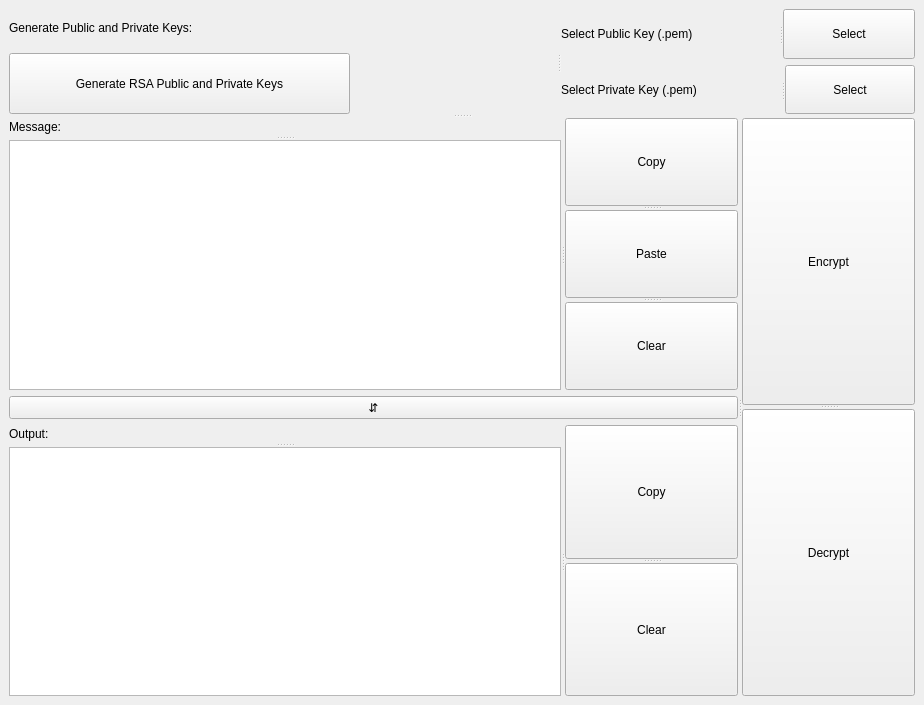
<?xml version="1.0" encoding="UTF-8"?>
<ui version="4.0">
 <class>MainWindow</class>
 <widget class="QMainWindow" name="MainWindow">
  <property name="geometry">
   <rect>
    <x>0</x>
    <y>0</y>
    <width>924</width>
    <height>705</height>
   </rect>
  </property>
  <property name="windowTitle">
   <string>SendMessageSafe（安心傳訊）- RSA</string>
  </property>
  <widget class="QWidget" name="centralwidget">
   <layout class="QGridLayout" name="gridLayout">
    <item row="0" column="0">
     <widget class="QSplitter" name="splitter_12">
      <property name="orientation">
       <enum>Qt::Vertical</enum>
      </property>
      <widget class="QSplitter" name="splitter_11">
       <property name="orientation">
        <enum>Qt::Horizontal</enum>
       </property>
       <widget class="QWidget" name="">
        <layout class="QVBoxLayout" name="verticalLayout">
         <item>
          <widget class="QLabel" name="genKeyLabel">
           <property name="text">
            <string>Generate Public and Private Keys:</string>
           </property>
          </widget>
         </item>
         <item>
          <widget class="QPushButton" name="genKeyBtn">
           <property name="minimumSize">
            <size>
             <width>341</width>
             <height>61</height>
            </size>
           </property>
           <property name="maximumSize">
            <size>
             <width>341</width>
             <height>16777215</height>
            </size>
           </property>
           <property name="text">
            <string>Generate RSA Public and Private Keys</string>
           </property>
          </widget>
         </item>
        </layout>
       </widget>
       <widget class="QWidget" name="">
        <layout class="QVBoxLayout" name="verticalLayout_2">
         <item>
          <widget class="QSplitter" name="splitter">
           <property name="orientation">
            <enum>Qt::Horizontal</enum>
           </property>
           <widget class="QLabel" name="publicKeyLabel">
            <property name="text">
             <string>Select Public Key (.pem)</string>
            </property>
           </widget>
           <widget class="QPushButton" name="publicKeyBtn">
            <property name="text">
             <string>Select</string>
            </property>
           </widget>
          </widget>
         </item>
         <item>
          <widget class="QSplitter" name="splitter_2">
           <property name="orientation">
            <enum>Qt::Horizontal</enum>
           </property>
           <widget class="QLabel" name="privateKeyLabel">
            <property name="text">
             <string>Select Private Key (.pem)</string>
            </property>
           </widget>
           <widget class="QPushButton" name="privateKeyBtn">
            <property name="text">
             <string>Select</string>
            </property>
           </widget>
          </widget>
         </item>
        </layout>
       </widget>
      </widget>
      <widget class="QSplitter" name="splitter_10">
       <property name="orientation">
        <enum>Qt::Horizontal</enum>
       </property>
       <widget class="QWidget" name="">
        <layout class="QVBoxLayout" name="verticalLayout_3">
         <item>
          <widget class="QSplitter" name="splitter_5">
           <property name="orientation">
            <enum>Qt::Horizontal</enum>
           </property>
           <widget class="QSplitter" name="splitter_4">
            <property name="orientation">
             <enum>Qt::Vertical</enum>
            </property>
            <widget class="QLabel" name="msgLabel">
             <property name="text">
              <string>Message:</string>
             </property>
            </widget>
            <widget class="QTextEdit" name="input"/>
           </widget>
           <widget class="QSplitter" name="splitter_3">
            <property name="orientation">
             <enum>Qt::Vertical</enum>
            </property>
            <widget class="QPushButton" name="copyInputBtn">
             <property name="text">
              <string>Copy</string>
             </property>
            </widget>
            <widget class="QPushButton" name="pasteInputBtn">
             <property name="text">
              <string>Paste</string>
             </property>
            </widget>
            <widget class="QPushButton" name="clearBtn">
             <property name="text">
              <string>Clear</string>
             </property>
            </widget>
           </widget>
          </widget>
         </item>
         <item>
          <widget class="QPushButton" name="switchBtn">
           <property name="text">
            <string>⇵</string>
           </property>
          </widget>
         </item>
         <item>
          <widget class="QSplitter" name="splitter_8">
           <property name="orientation">
            <enum>Qt::Horizontal</enum>
           </property>
           <widget class="QSplitter" name="splitter_6">
            <property name="orientation">
             <enum>Qt::Vertical</enum>
            </property>
            <widget class="QLabel" name="outputLabel">
             <property name="text">
              <string>Output:</string>
             </property>
            </widget>
            <widget class="QTextEdit" name="output"/>
           </widget>
           <widget class="QSplitter" name="splitter_7">
            <property name="orientation">
             <enum>Qt::Vertical</enum>
            </property>
            <widget class="QPushButton" name="copyOutputBtn">
             <property name="text">
              <string>Copy</string>
             </property>
            </widget>
            <widget class="QPushButton" name="clearBtn_2">
             <property name="text">
              <string>Clear</string>
             </property>
            </widget>
           </widget>
          </widget>
         </item>
        </layout>
       </widget>
       <widget class="QSplitter" name="splitter_9">
        <property name="orientation">
         <enum>Qt::Vertical</enum>
        </property>
        <widget class="QPushButton" name="encryptBtn">
         <property name="text">
          <string>Encrypt</string>
         </property>
        </widget>
        <widget class="QPushButton" name="decryptBtn">
         <property name="text">
          <string>Decrypt</string>
         </property>
        </widget>
       </widget>
      </widget>
     </widget>
    </item>
   </layout>
  </widget>
 </widget>
 <resources/>
 <connections/>
</ui>
